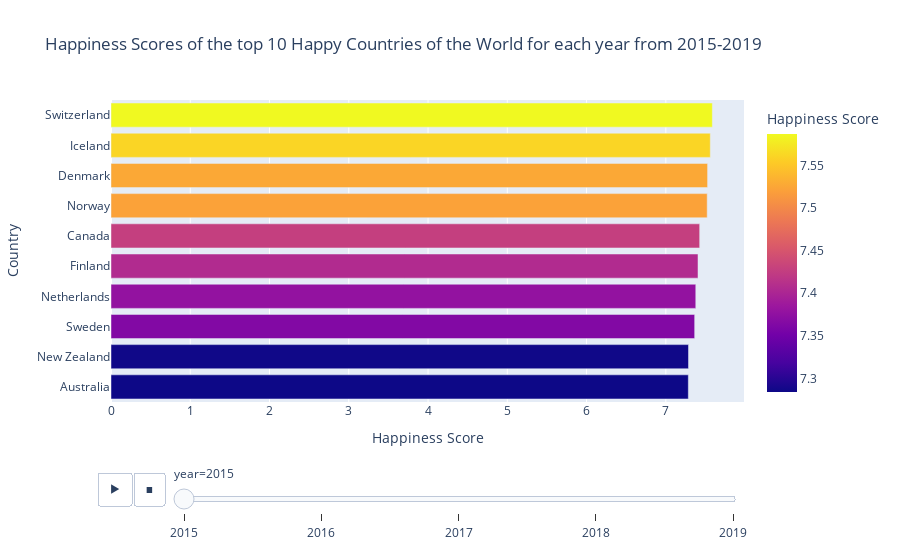

Write notebook code for a chart like this one.
### Code cell
#plotting the top happiest countries from 2015-2019
plt.figure(figsize=(22,22))
#sns.set(font_scale=1.45)

import plotly.graph_objects as go

fig = go.Figure()

fig.update_layout(
    title="Plot Title",
    xaxis_title="x Axis Title",
    yaxis_title="y Axis Title",
    font=dict(
        family="Courier New, monospace",
        size=18,
        color="#7f7f7f"
    )
)



px.bar(data_frame = rslt_df, 
       y = 'Country', 
       x = 'Happiness Score', 
       animation_frame = 'year',
       color = 'Happiness Score', 
       title = 'Happiness Scores of the top 10 Happy Countries of the World for each year from 2015-2019',
       orientation='h'
    )

### Figure 1 — Plotly figure (JSON) as saved in the notebook; plotly's stock layout.template omitted (floating-point values rounded to 4 significant figures)
{"data": [{"alignmentgroup": "True", "hovertemplate": "year=2015<br>Happiness Score=%{marker.color}<br>Country=%{y}<extra></extra>", "legendgroup": "", "marker": {"color": [7.284, 7.286, 7.364, 7.378, 7.406, 7.427, 7.522, 7.527, 7.561, 7.587], "coloraxis": "coloraxis", "pattern": {"shape": ""}}, "name": "", "offsetgroup": "", "orientation": "h", "showlegend": false, "textposition": "auto", "type": "bar", "x": [7.284, 7.286, 7.364, 7.378, 7.406, 7.427, 7.522, 7.527, 7.561, 7.587], "xaxis": "x", "y": ["Australia", "New Zealand", "Sweden", "Netherlands", "Finland", "Canada", "Norway", "Denmark", "Iceland", "Switzerland"], "yaxis": "y"}], "layout": {"barmode": "relative", "coloraxis": {"colorbar": {"title": {"text": "Happiness Score"}}, "colorscale": [[0, "#0d0887"], [0.1111, "#46039f"], [0.2222, "#7201a8"], [0.3333, "#9c179e"], [0.4444, "#bd3786"], [0.5556, "#d8576b"], [0.6667, "#ed7953"], [0.7778, "#fb9f3a"], [0.8889, "#fdca26"], [1, "#f0f921"]]}, "legend": {"tracegroupgap": 0}, "sliders": [{"active": 0, "currentvalue": {"prefix": "year="}, "len": 0.9, "pad": {"b": 10, "t": 60}, "steps": [{"args": [["2015"], {"frame": {"duration": 0, "redraw": true}, "fromcurrent": true, "mode": "immediate", "transition": {"duration": 0, "easing": "linear"}}], "label": "2015", "method": "animate"}, {"args": [["2016"], {"frame": {"duration": 0, "redraw": true}, "fromcurrent": true, "mode": "immediate", "transition": {"duration": 0, "easing": "linear"}}], "label": "2016", "method": "animate"}, {"args": [["2017"], {"frame": {"duration": 0, "redraw": true}, "fromcurrent": true, "mode": "immediate", "transition": {"duration": 0, "easing": "linear"}}], "label": "2017", "method": "animate"}, {"args": [["2018"], {"frame": {"duration": 0, "redraw": true}, "fromcurrent": true, "mode": "immediate", "transition": {"duration": 0, "easing": "linear"}}], "label": "2018", "method": "animate"}, {"args": [["2019"], {"frame": {"duration": 0, "redraw": true}, "fromcurrent": true, "mode": "immediate", "transition": {"duration": 0, "easing": "linear"}}], "label": "2019", "method": "animate"}], "x": 0.1, "xanchor": "left", "y": 0, "yanchor": "top"}], "title": {"text": "Happiness Scores of the top 10 Happy Countries of the World for each year from 2015-2019"}, "updatemenus": [{"buttons": [{"args": [null, {"frame": {"duration": 500, "redraw": true}, "fromcurrent": true, "mode": "immediate", "transition": {"duration": 500, "easing": "linear"}}], "label": "&#9654;", "method": "animate"}, {"args": [[null], {"frame": {"duration": 0, "redraw": true}, "fromcurrent": true, "mode": "immediate", "transition": {"duration": 0, "easing": "linear"}}], "label": "&#9724;", "method": "animate"}], "direction": "left", "pad": {"r": 10, "t": 70}, "showactive": false, "type": "buttons", "x": 0.1, "xanchor": "right", "y": 0, "yanchor": "top"}], "xaxis": {"anchor": "y", "domain": [0, 1], "title": {"text": "Happiness Score"}}, "yaxis": {"anchor": "x", "domain": [0, 1], "title": {"text": "Country"}}}}
